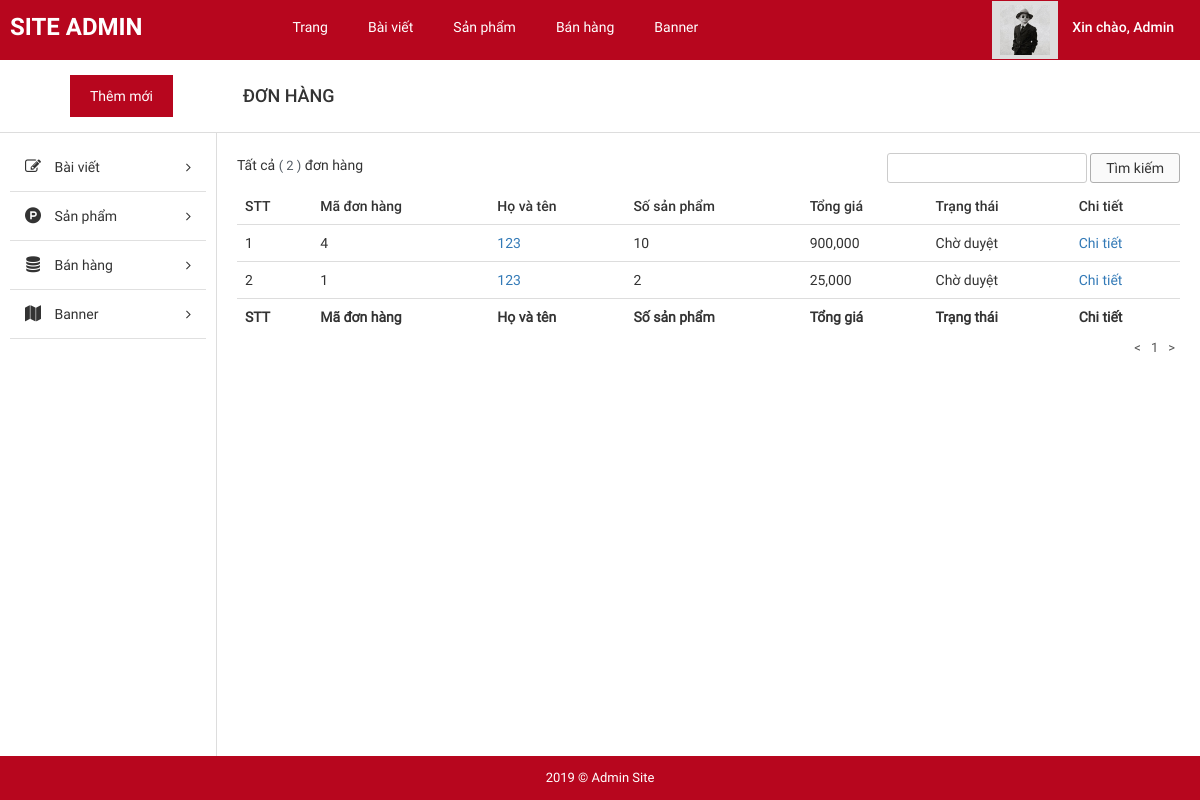
Screenshot of /shoe/admin/?page=list_order (signed in) with the database file from the repository.
### tables this page shows
CREATE TABLE `tbl_user` (
  `username` varchar(30) NOT NULL,
  `name` char(50) DEFAULT NULL,
  `email` varchar(200) DEFAULT NULL,
  `phone` varchar(10) DEFAULT NULL,
  `address` varchar(200) DEFAULT NULL,
  `password` varchar(100) NOT NULL
);

CREATE TABLE `tbl_oder` (
  `id` int(11) UNSIGNED NOT NULL,
  `diachi` varchar(200) NOT NULL,
  `tongtien` float NOT NULL,
  `tenkhachhang` varchar(50) NOT NULL,
  `email` varchar(20) NOT NULL,
  `phone` varchar(10) NOT NULL,
  `note` varchar(500) DEFAULT NULL,
  `hinhthuc` varchar(100) NOT NULL,
  `tinhtrang` varchar(100) DEFAULT NULL
);

### shoe/admin/pages/list_order.php (the view, shortened to what this page needs)
<div id="main-content-wp" class="list-product-page">
    <div class="section" id="title-page">
        <div class="clearfix">
            <a href="?page=add_product" title="" id="add-new" class="fl-left">Thêm mới</a>
            <h3 id="index" class="fl-left">Đơn hàng</h3>
        </div>
    </div>
    <div class="wrap clearfix">
        <?php require 'inc/sidebar.php'; ?>
        <div id="content" class="fl-right">
            <div class="section" id="detail-page">
                <div class="section-detail">
                    <div class="filter-wp clearfix">
                        <ul class="post-status fl-left">
                            <li class="all">Tất cả <span class="count">(
                                <?php echo mysqli_num_rows(mysqli_query($conn, "select * from tbl_oder")); ?>
                            )</span> đơn hàng
                        </ul>
                        <form method="POST" action="" class="form-s fl-right">
                            <input type="text" name="s" id="s">
                            <input type="submit" name="sm_s" value="Tìm kiếm">
                        </form>
                    </div>
                    <?php
            if(isset($_GET['trang'])){
                $get_trang = $_GET['trang'];
            }
            else{
                $get_trang = '';
            }
            if ($get_trang == '' || $get_trang == 1){
                $trang = 0;
            }
            else
            {
                $trang = ($get_trang*8)-8;
            }
            ?>
                    <div class="table-responsive">
                        <table class="table list-table-wp">
                            <thead>
                                <tr>
                                    <td><span class="thead-text">STT</span></td>
                                    <td><span class="thead-text">Mã đơn hàng</span></td>
                                    <td><span class="thead-text">Họ và tên</span></td>
                                    <td><span class="thead-text">Số sản phẩm</span></td>
                                    <td><span class="thead-text">Tổng giá</span></td>
                                    <td><span class="thead-text">Trạng thái</span></td>
                                    <td><span class="thead-text">Chi tiết</span></td>
                                </tr>
                            </thead>
                            <tbody>
                                <?php
                                include("../config/dbconfig.php");
                                if (isset($_POST['s'])) {
                                    if ($_POST['s'] != '') {
                                        $s = $_POST['s'];
                                        $sql = "select * from tbl_oder where id LIKE '%$s%' or tenkhachhang LIKE '%$s%' order by id desc limit $trang,8";
                                    }else {
                                        $sql = "select * from tbl_oder order by id desc limit $trang,8";
                                    }
                                }else{
                                    $sql = "select * from tbl_oder order by id desc limit $trang,8";
                                    }
                                $run = mysqli_query($conn, $sql);
                                $i = 0;
                                while ($row = mysqli_fetch_array($run)) {
                                  $i++;
                                ?>
                                <tr>
                                    <td><span class="tbody-text"><?php echo $i; ?></span>
                                    <td><span class="tbody-text"><?php echo $row["id"];?></span>
                                    <td>
                                        <div class="tb-title fl-left">
                                            <a href="?page=detail_order&id=<?php echo $row["id"];?>" title=""><?php echo $row["tenkhachhang"];?></a>
                                        </div>
                                    </td>
                                    <td><span class="tbody-text"><?php
                                            $maOder = $row['id'];
                                            $sql2 = "select * from tbl_oder_detail where maOder = ".$maOder;;
                                            $run2 = mysqli_query($conn, $sql2);
                                            $tongsl=0;
                                            while ($row2 = mysqli_fetch_array($run2)) {
                                              $tongsl += $row2['soluong'];
                                          }
                                              echo $tongsl;
                                    ?></span></td>
                                    <td><span class="tbody-text"><?php echo number_format($row["tongtien"]);?></span></td>
                                    <td><span class="tbody-text"><?php echo $row['tinhtrang']; ?></span></td>
                                    <td><a href="?page=detail_order&id=<?php echo $row['id']; ?>" title="" class="tbody-text">Chi tiết</a></td>
                                </tr>
                            <?php } ?>
                            </tbody>
                            <tfoot style="font-weight: bold">
                                <tr>
                                    <td><span class="thead-text">STT</span></td>
                                    <td><span class="thead-text">Mã đơn hàng</span></td>
                                    <td><span class="thead-text">Họ và tên</span></td>
                                    <td><span class="thead-text">Số sản phẩm</span></td>
                                    <td><span class="thead-text">Tổng giá</span></td>
                                    <td><span class="thead-text">Trạng thái</span></td>
                                    <td><span class="thead-text">Chi tiết</span></td>
                                </tr>
                            </tfoot>
                        </table>
                    </div>
                </div>
            </div>
            <div class="section" id="paging-wp">
                <div class="section-detail clearfix">
                    <ul id="list-paging" class="fl-right">
                        <li>
                            <a href="" title=""><</a>
                        </li>
                        <?php
                            $sql_trang = "select * from tbl_oder";
                            $run_trang = mysqli_query($conn,$sql_trang);
                            $sosanpham = mysqli_num_rows($run_trang);
                            $sotrang = ceil($sosanpham/8);
                            for($b=1;$b<=$sotrang;$b++){
                                echo '<li><a href="?page=list_oder&trang='.$b.'" style="text-decoration:none">'.' '.$b.' '.'</a></li>';
                            }
                            ?>
                        <li>
                            <a href="" title="">></a>
                        </li>
                    </ul>
                </div>
            </div>
        </div>
    </div>
</div>

### shoe/admin/inc/header.php (shortened to what this page needs)
<!DOCTYPE html>
<html>
    <head>
        <link href="public/css/bootstrap/bootstrap.min.css" rel="stylesheet" type="text/css"/>
        <link href="public/css/bootstrap/bootstrap-theme.min.css" rel="stylesheet" type="text/css"/>
        <link href="public/reset.css" rel="stylesheet" type="text/css"/>
        <link href="public/css/font-awesome/css/font-awesome.min.css" rel="stylesheet" type="text/css"/>
        <link href="public/style.css" rel="stylesheet" type="text/css"/>
        <link href="public/responsive.css" rel="stylesheet" type="text/css"/>
    </head>
    <body>
        <div id="site">
            <div id="container">
                <div id="header-wp">
                    <div class="wp-inner clearfix">
                        <a href="?page=list_product" title="" id="logo" class="fl-left">SITE ADMIN</a>
                        <ul id="main-menu" class="fl-left">
                            <li>
                                <a href="?page=list_page" title="">Trang</a>
                            </li>
                            <li>
                                <a href="?page=list_post" title="">Bài viết</a>
                            </li>
                            <li>
                                <a href="?page=list_product" title="">Sản phẩm</a>
                            </li>
                            <li>
                                <a href="?page=list_order" title="">Bán hàng</a>
                            </li>
                            <li>
                                <a href="?page=list_banner" title="">Banner</a>
                            </li>
                        </ul>
                        <div id="dropdown-user" class="dropdown dropdown-extended fl-right">
                            <button class="dropdown-toggle clearfix" type="button"  data-toggle="dropdown" aria-haspopup="true" aria-expanded="true">
                                <div id="thumb-circle" class="fl-left">
                                    <img src="public/images/img-admin.png" style="height: 50px;width: 50px;">
                                </div>
                                <?php
                                    include("../config/dbconfig.php");
                                    $email = $_SESSION['email'];
                                    $sql = "SELECT * from tbl_user where email = '$email'";
                                    $run = mysqli_query($conn, $sql);
                                    $row = mysqli_fetch_array($run);
                                ;?>
                                <h3 id="account" class="fl-right">Xin chào, <?php echo $row["name"];?></h3>
                            </button>
                        </div>
                    </div>
                </div>

### shoe/admin/public/css/import/global.css (style rules this page uses)
body { font-family: "Roboto Regular"; font-size: 14px; line-height: 24px; color: #333; }
.fl-left { float: left; }
.fl-right { float: right; }
img { max-width: 100%; height: auto; display: block; }
ul li { list-style: none!important; }
a { text-decoration: none!important; }
.dropdown .dropdown-toggle { background: none; border: none; outline: none; }

### shoe/admin/public/css/import/list_post.css (style rules this page uses)
#header-wp { background: #b7061e; }
#main-menu { margin-left: 120px; }
#main-menu li { float: left; }
#main-menu li a { display: block; color: #fff; padding: 15px 20px; }
#logo { font-family: 'Roboto Bold'; font-weight: normal; color: #fff; font-size: 24px; padding: 15px 10px; }
#thumb-circle { display: block; padding: 4px 8px; background: #ddd; }
#account { font-family: 'Roboto Medium'; font-weight: normal; color: #fff; padding: 14px 20px 14px 14px; }
#content { width: 82%; border-left: 1px solid #ddd; padding: 20px; }
#title-page { border-bottom: 1px solid #ddd; }
#add-new { display: inline-block; color: #fff; background: #b7061e; padding: 9px 20px; margin: 15px 70px; }
#index { font-family: 'Roboto Medium'; font-weight: normal; text-transform: uppercase; font-size: 18px; padding: 24px 0px; }
.list-table-wp thead tr td { font-family: 'Roboto Medium'; font-weight: normal; }
.tb-title { width: 75%; display: -webkit-box; -webkit-line-clamp: 1; -moz-line-clamp: 1; -o-line-clamp: 1; -webkit-box-orient: vertical; -moz-box-orient: vertical; -o-box-orient: vertical; max-height: 100%; overflow: hidden; }
#list-paging li { float: left; }
#list-paging li a { display: inline-block; color: #555; font-size: 13px; padding: 0px 5px; }
#main-menu > li { position: relative; }
.filter-wp { margin-bottom: 5px; }
.post-status li { float: left; font-size: 14px; margin-right: 5px; }
.post-status li .count { color: #555d66; font-size: 13px; display: inline-block; }
.form-s input[type="text"], .form-actions select { border-radius: 3px; border: 1px solid #ccc; padding: 2px 10px; }
.form-s input[type="submit"], .form-actions input[type="submit"] { border-radius: 3px; border: 1px solid #afafaf; padding: 2px 15px; background: #fafafa; }

### shoe/admin/public/css/import/detail_order.css (style rules this page uses)
.table { margin-bottom: 0!important; }

### rows the page displays
tbl_user: name "Admin"
tbl_oder: id "4", tenkhachhang "123", tongsl "10", tongtien "900,000", tinhtrang "Chờ duyệt"
tbl_oder: id "1", tenkhachhang "123", tongsl "2", tongtien "25,000", tinhtrang "Chờ duyệt"

### other values shown
mysqli_num_rows(mysqli_query($conn, "select * from tbl_oder")) "2"
